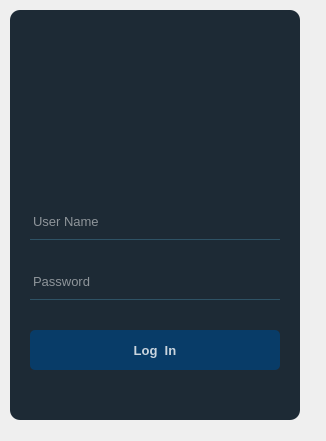
<?xml version="1.0" encoding="UTF-8"?>
<ui version="4.0">
 <class>Dialog</class>
 <widget class="QDialog" name="Dialog">
  <property name="geometry">
   <rect>
    <x>0</x>
    <y>0</y>
    <width>326</width>
    <height>441</height>
   </rect>
  </property>
  <property name="windowTitle">
   <string>Dialog</string>
  </property>
  <widget class="QWidget" name="widget" native="true">
   <property name="geometry">
    <rect>
     <x>10</x>
     <y>10</y>
     <width>290</width>
     <height>410</height>
    </rect>
   </property>
   <widget class="QLabel" name="label">
    <property name="geometry">
     <rect>
      <x>0</x>
      <y>0</y>
      <width>290</width>
      <height>410</height>
     </rect>
    </property>
    <property name="styleSheet">
     <string notr="true">background-color:rgba(16,30,41,240);
border-radius:10px;</string>
    </property>
    <property name="text">
     <string/>
    </property>
   </widget>
   <widget class="QLineEdit" name="lineEdit">
    <property name="geometry">
     <rect>
      <x>20</x>
      <y>200</y>
      <width>250</width>
      <height>30</height>
     </rect>
    </property>
    <property name="font">
     <font>
      <pointsize>10</pointsize>
     </font>
    </property>
    <property name="styleSheet">
     <string notr="true">background-color:rgba(0,0,0,0);
border:1px solid rgba(0,0,0,0);
border-bottom-color:rgba(46,82,101,255);
color:rgb(255,255,255);
padding-bottom:7px;</string>
    </property>
    <property name="placeholderText">
     <string>User Name</string>
    </property>
   </widget>
   <widget class="QLineEdit" name="lineEdit_2">
    <property name="geometry">
     <rect>
      <x>20</x>
      <y>260</y>
      <width>250</width>
      <height>30</height>
     </rect>
    </property>
    <property name="font">
     <font>
      <pointsize>10</pointsize>
     </font>
    </property>
    <property name="styleSheet">
     <string notr="true">background-color:rgba(0,0,0,0);
border:1px solid rgba(0,0,0,0);
border-bottom-color:rgba(46,82,101,255);
color:rgb(255,255,255);
padding-bottom:7px;</string>
    </property>
    <property name="frame">
     <bool>true</bool>
    </property>
    <property name="echoMode">
     <enum>QLineEdit::Password</enum>
    </property>
    <property name="placeholderText">
     <string>Password</string>
    </property>
   </widget>
   <widget class="QPushButton" name="pushButton">
    <property name="geometry">
     <rect>
      <x>20</x>
      <y>320</y>
      <width>250</width>
      <height>40</height>
     </rect>
    </property>
    <property name="font">
     <font>
      <pointsize>10</pointsize>
      <weight>75</weight>
      <bold>true</bold>
     </font>
    </property>
    <property name="styleSheet">
     <string notr="true">QPushButton#pushButton{
background-color:rgba(2,65,118,255);
color:rgba(255,255,255,200);
border-radius:5px;
}
QPushButton#pushButton:pressed{
padding-left:5px;
padding-top:5px;
background-color:rgba(2,65,118,100);
background-position:calc(100%-10px)center;
}
QPushButton#pushButton{
background-color:rgba(2,65,118,200);

}</string>
    </property>
    <property name="text">
     <string>Log  In</string>
    </property>
   </widget>
   <widget class="QLabel" name="label_2">
    <property name="geometry">
     <rect>
      <x>50</x>
      <y>30</y>
      <width>180</width>
      <height>150</height>
     </rect>
    </property>
    <property name="text">
     <string/>
    </property>
    <property name="pixmap">
     <pixmap>C:/Users/Riya Singh/OneDrive/Pictures/Screenshots/infique.png</pixmap>
    </property>
    <property name="scaledContents">
     <bool>true</bool>
    </property>
   </widget>
  </widget>
 </widget>
 <resources/>
 <connections/>
</ui>
